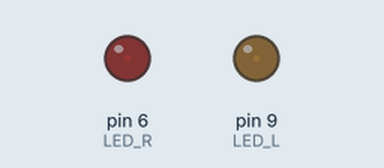
A sketch run on a simulated Arduino Uno, built with avr-gcc and run on an emulated ATmega328P. Parts: output pins drawn as LEDs (lit = HIGH).

Above: at 0.05 s.
At 1.15 s:
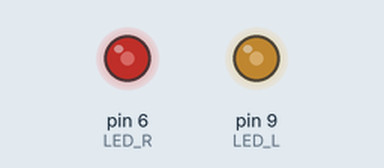
At 2.3 s:
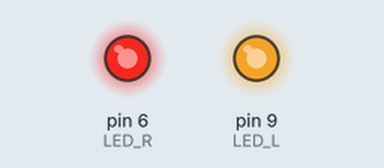
At 4.6 s:
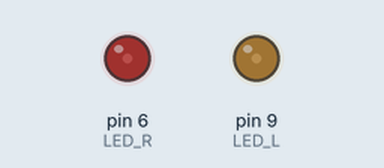
Timing chart, 0 to 6.7 s (numbered marks = the images above):
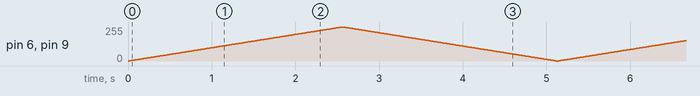

The sketch:

3_2_breathing_light.ino
```cpp
/*****************************************************

 * This code applies to 4WD Mecanum Wheels Robot Car Kit
 * Through this link you can download the source code:
 * https://github.com/Cokoino/CKK0014
 * Company web site:
 * http://cokoino.com/

*****************************************************/
#define LED_R 6
#define LED_L 9
int PWM_data;
void setup() {
  pinMode(LED_R,OUTPUT);
  pinMode(LED_L,OUTPUT);
}
void loop() {
for(PWM_data=0;PWM_data<=255;PWM_data++){
  analogWrite(LED_R,PWM_data);  // PWM
  analogWrite(LED_L,PWM_data);
  delay(10);
  }
for(PWM_data=255;PWM_data>=0;PWM_data--){
  analogWrite(LED_R,PWM_data);
  analogWrite(LED_L,PWM_data);
  delay(10);
  }
}
```
